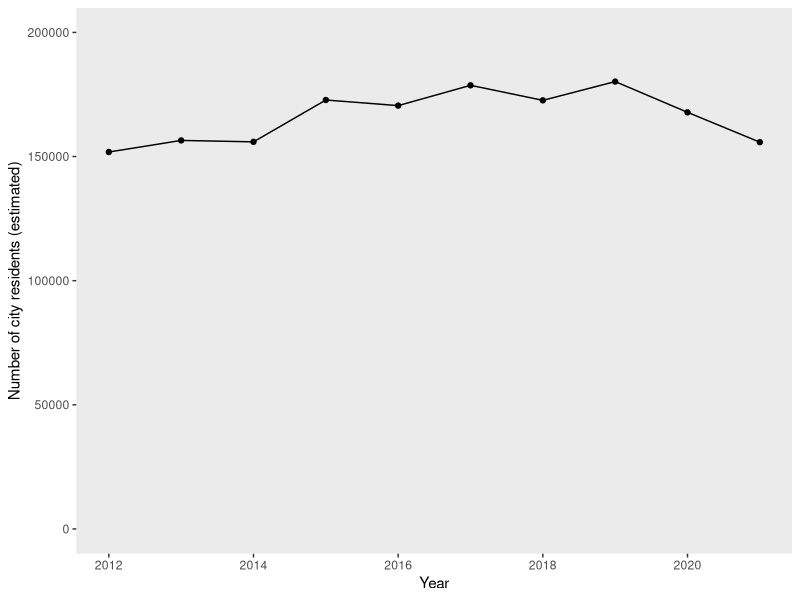
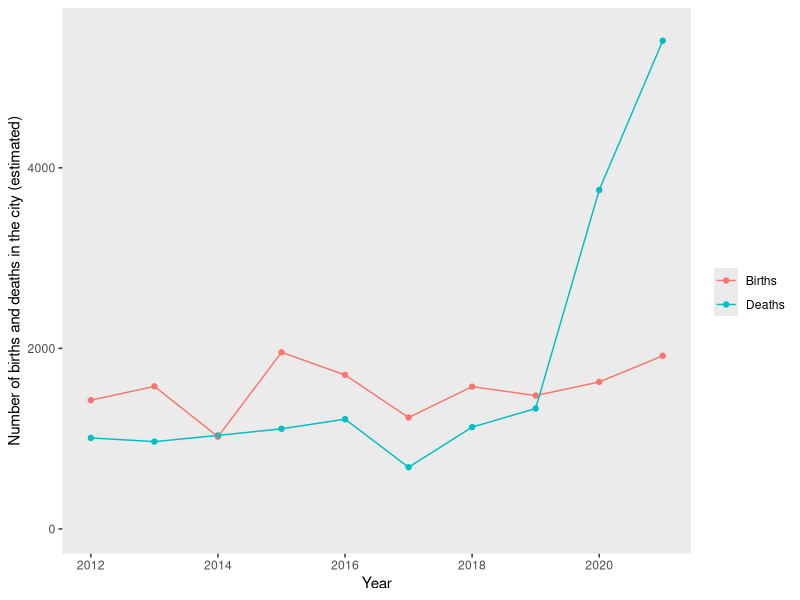
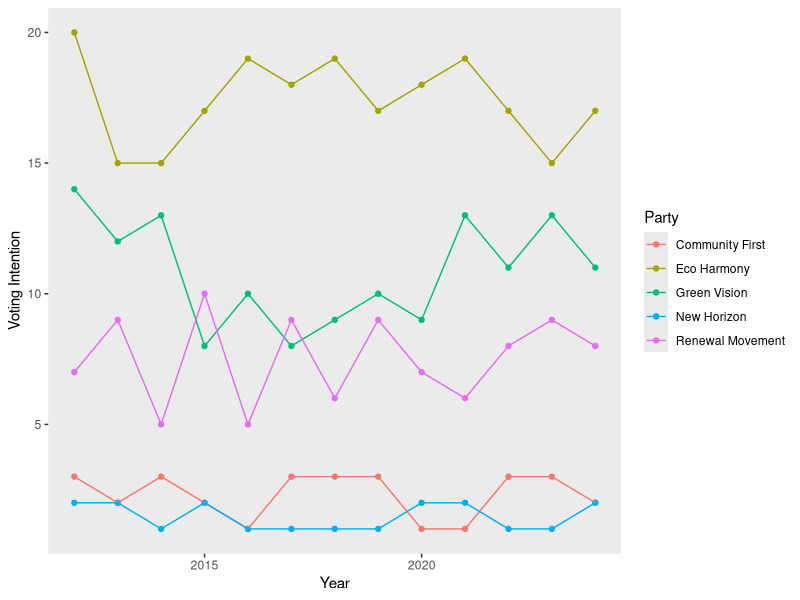
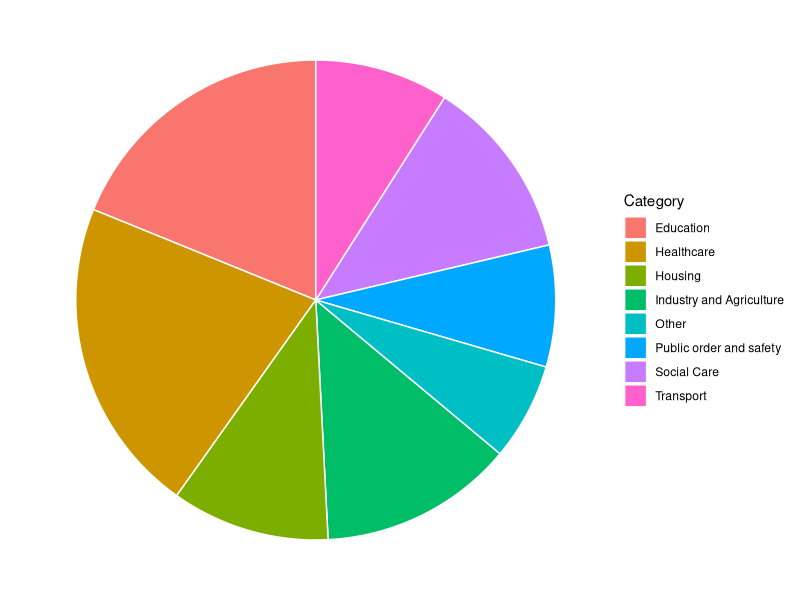
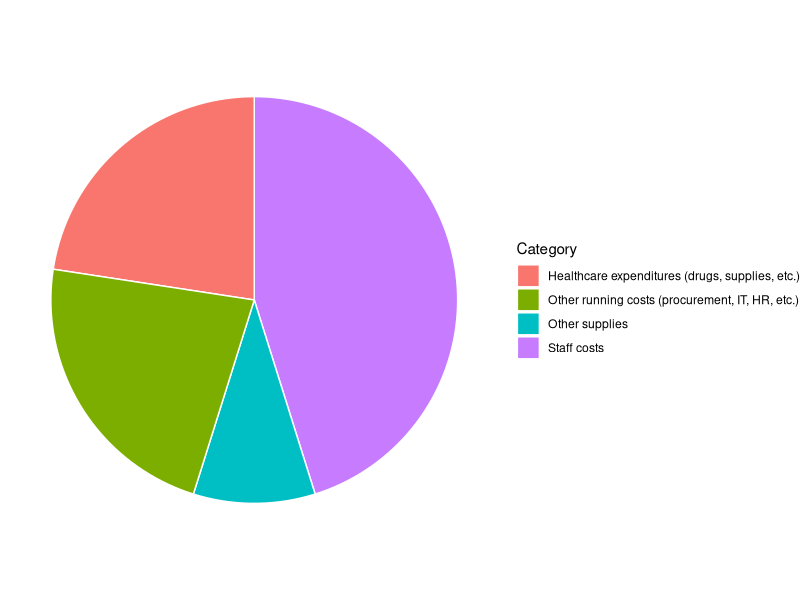

The R script that drew these images, in order:
## ---- chunk 1

library(ggplot2)
library(knitr)
## ---- chunk 2

Pop <- c(sample(150000:170000, size=3, replace=TRUE), sample(170000:180000, size=3, replace=TRUE), sample(190000:170000, size=2, replace=TRUE), sample(150000:170000, size=2, replace=TRUE))
PopYears <- c(2012:2021)
population <- data.frame(Pop, PopYears)
ggplot(data = population, aes(x=PopYears, y=Pop)) + 
  geom_point() +
  geom_line() +
  labs(y = "Number of city residents (estimated)", x = "Year") +
  scale_y_continuous(limits=c(0, 200000)) + 
  theme(panel.grid.major = element_blank(), panel.grid.minor = element_blank())


Demog <- c((rep("Births", 10)), (rep("Deaths", 10)))
Num <- c(sample(1000:2000, size=10, replace=TRUE), sample(500:1500, size=8, replace=TRUE), sample(3000:5500, size=2, replace=TRUE))
DemogYears <- c(rep(2012:2021, 2))
birthdeath <- data.frame(Demog, Num, DemogYears)
ggplot(data = birthdeath, aes(x=DemogYears, y=Num, group=Demog, colour=Demog)) + 
  geom_point() +
  geom_line() +
  labs(y = "Number of births and deaths in the city (estimated)", x = "Year", colour = "Demographics") +
  scale_y_continuous(limits=c(0, 5500)) + 
  theme(panel.grid.major = element_blank(), panel.grid.minor = element_blank()) + 
  scale_color_discrete(name="")
## ---- chunk 3

# Generate random party names
party_names <- sample(c("Progressive Future", "United Workers", "Eco Harmony", 
                        "People's Alliance", "New Horizon", "Community First", 
                        "Renewal Movement", "Green Vision", "Forward Together", 
                        "Liberty League"), 5)

# Create a vector of party assignments
Party <- rep(party_names, each = 13)  # 13 years per party (2012–2024)

# Generate random polling data for each party
Polls <- c(sample(1:3, size=13, replace=TRUE), 
           sample(8:14, size=13, replace=TRUE), 
           sample(15:20, size=13, replace=TRUE), 
           sample(5:10, size=13, replace=TRUE), 
           sample(1:2, size=13, replace=TRUE))

# Generate years from 2012 to 2024 for each party
PolYears <- rep(2012:2024, times = 5)

# Create the data frame
politics <- data.frame(Party, Polls, PolYears)

# Plot the data
ggplot(data = politics, aes(x=PolYears, y=Polls, color=Party)) + 
  geom_point() +
  geom_line() +
  labs(y = "Voting Intention", x = "Year") + 
  theme(panel.grid.major = element_blank(), panel.grid.minor = element_blank())

# Calculate total councillors elected after 2020
Councillors <- sum(politics[politics$PolYears > 2020, "Polls"])

## ---- chunk 4

# Get the most recent year in the dataset
latest_year <- max(politics$PolYears)

# Extract only the most recent year's data
pol2024 <- politics[politics$PolYears == latest_year, "Polls"]

# Add randomness (increase seats by 2 to 10)
pol2024 <- pol2024 + sample(2:10, length(pol2024), replace = TRUE)

# Use the **same** party names from the first code chunk
Parties <- unique(politics$Party)

# Create the data frame
Councillors <- data.frame(Parties, pol2024)

# Format table output
kable(x = Councillors, 
      format = "html", 
      col.names = c("Political Party", "Number of Seats"))

## ---- chunk 5

# Define the categories
categories <- c("Education", "Industry and Agriculture", "Social Care", 
                "Transport", "Public order and safety", "Healthcare", 
                "Housing", "Other")

# Original values
base_values <- c(13, 7, 9, 5, 7, 21, 8, 2)

# Generate a random increase between 2 and 10 for each category
random_increase <- sample(2:10, length(base_values), replace=TRUE)

# Add the random increase to the base values
new_values <- base_values + random_increase

# Create the data frame
expenses <- data.frame(Category = categories, value = new_values)

# Plot the pie chart
ggplot(expenses, aes(x="", y=value, fill=Category)) +
  geom_bar(stat="identity", width=1, color="white") +
  coord_polar("y", start=0) +
  theme_void()

## ---- chunk 6

# Original expense values
expense_values <- c(25, 17, 9, 12)

# Add a small random change (-3 to +3), ensuring values stay above 1
randomized_values <- pmax(expense_values + sample(-3:3, length(expense_values), replace = TRUE), 1)

# Create the data frame
expenses <- data.frame(
  Category = c("Staff costs", "Healthcare expenditures (drugs, supplies, etc.)", 
               "Other supplies", "Other running costs (procurement, IT, HR, etc.)"),
  value = randomized_values
)

# Plot the data
ggplot(expenses, aes(x="", y=value, fill=Category)) +
  geom_bar(stat="identity", width=1, color="white") +
  coord_polar("y", start=0) +
  theme_void()

